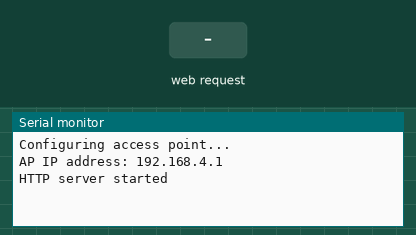
This sketch was run on a simulated ESP32. Parts: the last lines printed to the serial monitor. The inputs (shaded band) are chosen by the test bench. WiFi joins after 1.5 s; servers stay silent unless stated; a WiFi scan finds three made-up networks; EEPROM starts erased.

Above: at 1.2 s.
1.3 s: HTTP request GET /wifi received
At 2.7 s:
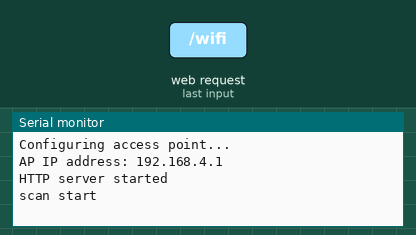
4.3 s: HTTP request GET /wifisave received
At 5.1 s:
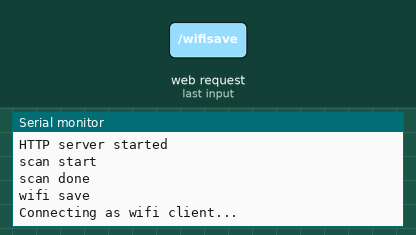

The sketch:

wifiManger.ino
```cpp
// This codes start ap if no network saved, connect to ap and configure wifi.
#include <Preferences.h>
#include <WiFi.h>
#include <WebServer.h>

Preferences preferences[3];
WebServer server(80);
IPAddress IP;
const char *ap = "ESP32";
const char *apPassword = "yourPassword";
char ssid[32] = "";
char password[32] = "";

String toStringIp(IPAddress ip) {
  String res = "";
  for (int i = 0; i < 3; i++) {
    res += String((ip >> (8 * i)) & 0xFF) + ".";
  }
  res += String(((ip >> 8 * 3)) & 0xFF);
  return res;
}
void apModeStart() {
  Serial.println("Configuring access point...");
  WiFi.softAP(ap, apPassword);
  IP = WiFi.softAPIP();
  Serial.print("AP IP address: ");
  Serial.println(WiFi.softAPIP());
}

void nvsSetup() {
  preferences[0].begin("Wifi Networks", false);
}
void loadCredentials() {
  preferences[0].getString("ssid", ssid, sizeof(ssid));
  preferences[0].getString("password", password, sizeof(password));
}
void saveCredentials() {
  preferences[0].putString("ssid", ssid);
  preferences[0].putString("password", password);
}

void connectWifi() {
  Serial.println("Connecting as wifi client...");
  WiFi.disconnect();
  WiFi.begin ( ssid, password );
  int connRes = WiFi.waitForConnectResult();
  Serial.print ( "connRes: " );
  Serial.println ( connRes );
}

void serverSetup() {
  server.on("/", Root);
  server.on("/wifi", handleWifi);
  server.on("/wifisave", handleWifiSave);
  server.onNotFound([]() {
    server.send(404, "text/plain", "Not found");
  });
  server.begin();
  Serial.println("HTTP server started");
}

void Root() {
  //server.sendHeader("Cache-Control", "no-cache, no-store, must-revalidate");
  //server.sendHeader("Pragma", "no-cache");
  //server.sendHeader("Expires", "-1");
  server.setContentLength(CONTENT_LENGTH_UNKNOWN);
  server.send(200, "text/html", ""); // Empty content inhibits Content-length header so we have to close the socket ourselves.
  server.sendContent(
    "<html><head></head><body>"
  );
  if (server.client().localIP() == IP) {
    server.sendContent(String("<p>You are connected through the soft AP: ") + ap + "</p>");
  } else {
    server.sendContent(String("<p>You are connected through the wifi network: ") + ssid + "</p>");
  }
  server.sendContent(
    "<p>You may want to <a href='/wifi'>config the wifi connection</a>.</p>"
    "</body></html>"
  );
  server.client().stop(); // Stop is needed because we sent no content length
}

void handleWifi() {
  //server.sendHeader("Cache-Control", "no-cache, no-store, must-revalidate");
  //server.sendHeader("Pragma", "no-cache");
  //server.sendHeader("Expires", "-1");
  server.setContentLength(CONTENT_LENGTH_UNKNOWN);
  server.send(200, "text/html", ""); // Empty content inhibits Content-length header so we have to close the socket ourselves.
  server.sendContent(
    "<html><head></head><body>"
    "<h1>Wifi config</h1>"
  );
  if (server.client().localIP() == IP) {
    server.sendContent(String("<p>You are connected through the soft AP: ") + ap + "</p>");
  } else {
    server.sendContent(String("<p>You are connected through the wifi network: ") + ssid + "</p>");
  }
  server.sendContent(
    "\r\n<br />"
    "<table><tr><th align='left'>SoftAP config</th></tr>"
  );
  server.sendContent(String() + "<tr><td>SSID " + String(ap) + "</td></tr>");
  server.sendContent(String() + "<tr><td>IP " + toStringIp(WiFi.softAPIP()) + "</td></tr>");
  server.sendContent(
    "</table>"
    "\r\n<br />"
    "<table><tr><th align='left'>WLAN config</th></tr>"
  );
  server.sendContent(String() + "<tr><td>SSID " + String(ssid) + "</td></tr>");
  server.sendContent(String() + "<tr><td>IP " + toStringIp(WiFi.localIP()) + "</td></tr>");
  server.sendContent(
    "</table>"
    "\r\n<br />"
    "<table><tr><th align='left'>WLAN list (refresh if any missing)</th></tr>"
  );
  Serial.println("scan start");
  int n = WiFi.scanNetworks();
  Serial.println("scan done");
  if (n > 0) {
    for (int i = 0; i < n; i++) {
      server.sendContent(String() + "\r\n<tr><td>SSID " + WiFi.SSID(i) + String((WiFi.encryptionType(i) == WIFI_AUTH_OPEN) ? " " : " *") + " (" + WiFi.RSSI(i) + ")</td></tr>");
    }
  } else {
    server.sendContent(String() + "<tr><td>No WLAN found</td></tr>");
  }
  server.sendContent(
    "</table>"
    "\r\n<br /><form method='POST' action='wifisave'><h4>Connect to network:</h4>"
    "<input type='text' placeholder='network' name='n'/>"
    "<br /><input type='password' placeholder='password' name='p'/>"
    "<br /><input type='submit' value='Connect/Disconnect'/></form>"
    "<p>You may want to <a href='/'>return to the home page</a>.</p>"
    "</body></html>"
  );
  server.client().stop(); // Stop is needed because we sent no content length
}

void handleWifiSave() {
  Serial.println("wifi save");
  server.arg("n").toCharArray(ssid, sizeof(ssid) - 1);
  server.arg("p").toCharArray(password, sizeof(password) - 1);
  server.sendHeader("Location", "wifi", true);
  //server.sendHeader("Cache-Control", "no-cache, no-store, must-revalidate");
  //server.sendHeader("Pragma", "no-cache");
  //server.sendHeader("Expires", "-1");
  server.send ( 302, "text/plain", "");  // Empty content inhibits Content-length header so we have to close the socket ourselves.
  server.client().stop(); // Stop is needed because we sent no content length
  saveCredentials();
  connectWifi();
  // connect = strlen(ssid) > 0; // Request WLAN connect with new credentials if there is a SSID
}

void setup() {
  Serial.begin(115200);
  nvsSetup();
  loadCredentials();
  connectWifi;
  if (WiFi.status() == WL_CONNECTED) {
    Serial.println ( "" );
    Serial.print ( "Connected to " );
    Serial.println ( ssid );
    Serial.print ( "IP address: " );
    Serial.println ( WiFi.localIP() );
  }
  else {
    apModeStart();
  }
  serverSetup();
}

void loop() {
  // put your main code here, to run repeatedly:
  server.handleClient();
}
```

Measured:
- after the input at 1.3 s, the serial monitor: prints a new line at once (image 1)
- after the input at 4.3 s, the serial monitor: prints a new line at once (image 2)
